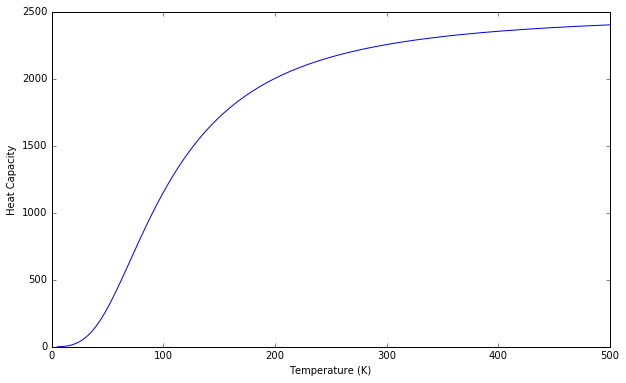

The script that drew this image:
# -*- coding: utf-8 -*-
"""
Created on Tue Feb 14 15:44:14 2017

@author: Drew
"""

import numpy as np
import matplotlib.pyplot as plt

V=.001 #m^3
rho=6.022e28 #m^-3
theta=428 #K
N=1000
K=1.38e-23 #m^2 kg s^-2 K^-1
y=np.zeros(200)
t=np.linspace(5,500,200)

#Define a function to integrate and calculate the heat capacity of a solid.
def cv(f, n, T):
    a=0.001     #Avoid starting at 0.0 as it will give NaN as an answer for the integral!
    b=(theta/T)   
    h = float(b - a) / n
    A1=9*V*rho*K*((T**3)/(theta**3))
    
    s = 0.0
    s += f(a)/2.0
    
    for i in range(1, n):
        s += f(a + i*h)
    s += f(b)/2.0
    
    return s * h *A1

#Loop through a bunch of temperatures and fill an array with their heat capacity.
for j in range(200):
    y[j]=cv(lambda x:((x**4) * np.exp(x))/((np.exp(x)-1)**2), N, t[j])
    
#print(y)
plt.figure(figsize=([10,6]))
plt.plot(t,y)
plt.xlabel('Temperature (K)')
plt.ylabel('Heat Capacity')
